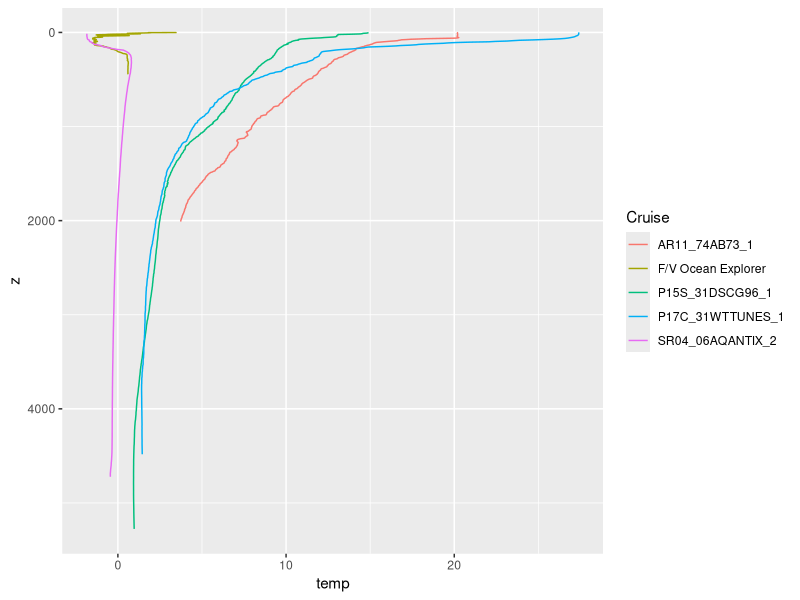
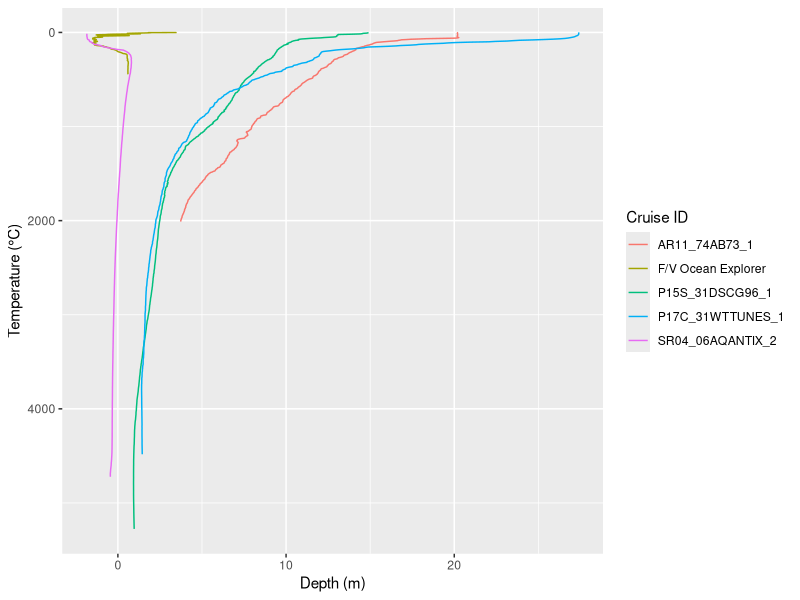

Generate these figures, in order, with R:
## ---- chunk 1
library(tidyverse)
## ---- chunk 2
# Reading in the profile data from the 5 CTD casts
profiles <- read_csv("profiles.csv")

# plotting all temperatures verses depth
# Assigning this plot to a variable for use in following sections
p <- ggplot(profiles, aes(temp, z)) +
  geom_path(aes(color = Cruise)) +
  scale_y_reverse()

# Making the plot appear
p
## ---- chunk 3
# plotting all temperatures verses depth and labeling axes
# I'm overwriting p here to add labels to the object
p <- p +
  labs(x = "Depth (m)",
       y = "Temperature (°C)",
       color = "Cruise ID")

# Making the plot appear
p
## ---- chunk 4
p <- p +
  labs(x = "Depth (m)",
       y = "Temperature (°C)",
       color = NULL)
